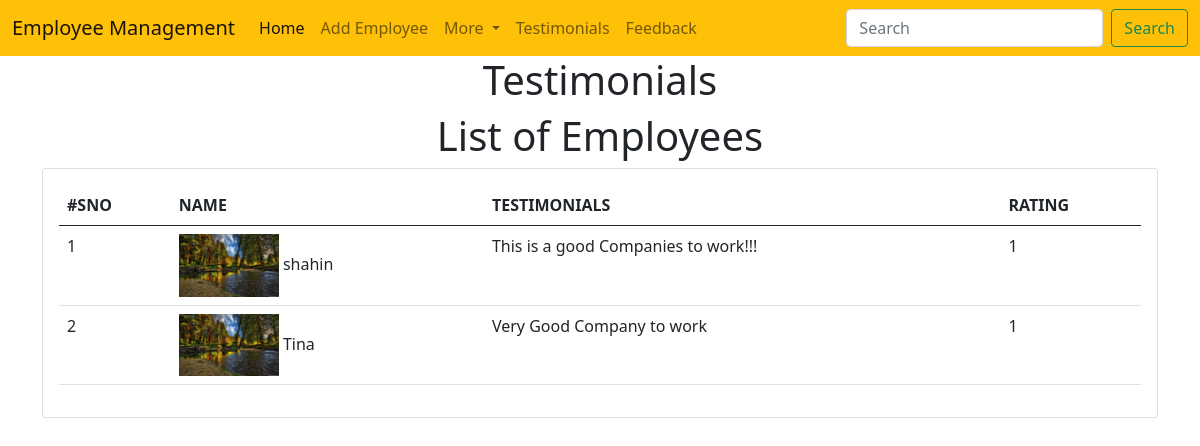
Screenshot of /testimonial with the database file from the repository.
### emp/models.py (models this page shows, shortened)
class Testimonial(models.Model):
    name=models.CharField(max_length=200)
    testimonial=models.TextField()
    picture=models.ImageField(upload_to='testimonial/')
    rating=models.IntegerField()

### emp/views.py (the view)
# urls.py: path('testimonial',views.test,name='testimonial'),
def test(request):
    testi=Testimonial.objects.all()
    return render(request,'testimonis.html',{
        'testi':testi
    })

### templates/testimonis.html (shortened to what this page needs)
<!doctype html>
<html lang="en">
  <head>
    <link href="https://cdn.jsdelivr.net/npm/bootstrap@5.0.2/dist/css/bootstrap.min.css" rel="stylesheet">
  </head>
  <body>
    {% include "navbar.html" %}
    <h1 class="text-center">Testimonials</h1>
    <h1 class="text-center">List of Employees</h1>
    <div class="container">
      <div class="row">
        <div class="col-md-12">
          <div class="card">
            <div class="card-body">
              <table class="table">
                <thead>
                  <tr>
                    <th>#SNO</th>
                    <th>NAME</th>
                    <th>TESTIMONIALS</th>
                    <th>RATING</th>
                  </tr>
                </thead>
                <tbody>
                    {%for t in testi %}
                    <tr>
                        <td>
                            {{forloop.counter}}
                        </td>
                        <td>
                            <img style="max-width: 100px;" src="media/{{t.picture}}" alt="">
                            {{t.name}}
                        </td>
                        <td>
                            {{t.testimonial}}
                        </td>
                        <td>
                            {{t.rating}}
                        </td>
                    </tr>
                    {% endfor %}
                </tbody>
              </table>
            </div>
          </div>
        </div>
      </div>
    </div>
</body>
</html>

### templates/navbar.html (shortened to what this page needs)
<nav class="navbar navbar-expand-lg navbar-light bg-warning">
    <div class="container-fluid">
      <a class="navbar-brand" href="#">Employee Management</a>
      <div class="collapse navbar-collapse" id="navbarSupportedContent">
        <ul class="navbar-nav me-auto mb-2 mb-lg-0">
          <li class="nav-item">
            <a class="nav-link active" aria-current="page" href="/">Home</a>
          </li>
          <li class="nav-item">
            <a class="nav-link" href="/addemp">Add Employee</a>
          </li>
          <li class="nav-item dropdown">
            <a class="nav-link dropdown-toggle" href="#" id="navbarDropdown" role="button" data-bs-toggle="dropdown" aria-expanded="false">
              More
            </a>
          </li>
          <li class="nav-item">
            <a class="nav-link" href="/testimonial">Testimonials</a>
          </li>
          <li class="nav-item">
            <a class="nav-link" href="/feedback">Feedback</a>
          </li>
        </ul>
        <form class="d-flex">
          <input class="form-control me-2" type="search" placeholder="Search" aria-label="Search">
          <button class="btn btn-outline-success" type="submit">Search</button>
        </form>
      </div>
    </div>
  </nav>

### rows the page displays
Testimonial: picture (picture), name "shahin", testimonial "This is a good Companies to work!!!", rating "1"
Testimonial: picture (picture), name "Tina", testimonial "Very Good Company to work", rating "1"
